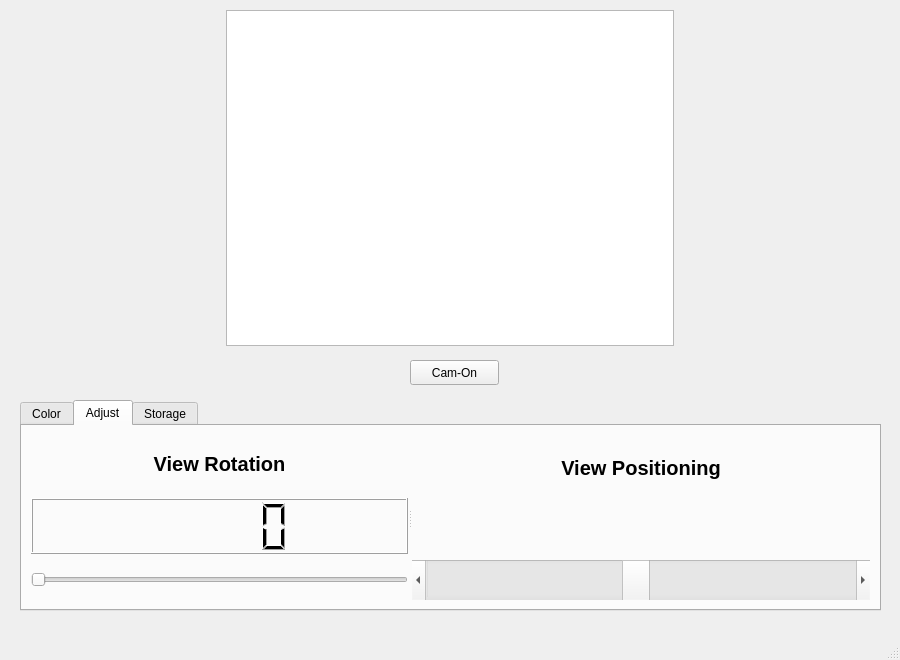
<?xml version="1.0" encoding="UTF-8"?>
<ui version="4.0">
 <class>MainWindow</class>
 <widget class="QMainWindow" name="MainWindow">
  <property name="geometry">
   <rect>
    <x>0</x>
    <y>0</y>
    <width>900</width>
    <height>660</height>
   </rect>
  </property>
  <property name="windowTitle">
   <string>MainWindow</string>
  </property>
  <widget class="QWidget" name="centralwidget">
   <widget class="QGraphicsView" name="graphicsView">
    <property name="geometry">
     <rect>
      <x>226</x>
      <y>10</y>
      <width>448</width>
      <height>336</height>
     </rect>
    </property>
   </widget>
   <widget class="QPushButton" name="btn_cam">
    <property name="geometry">
     <rect>
      <x>410</x>
      <y>360</y>
      <width>89</width>
      <height>25</height>
     </rect>
    </property>
    <property name="text">
     <string>Cam-On</string>
    </property>
   </widget>
   <widget class="QTabWidget" name="tabWidget">
    <property name="geometry">
     <rect>
      <x>20</x>
      <y>400</y>
      <width>861</width>
      <height>211</height>
     </rect>
    </property>
    <property name="currentIndex">
     <number>1</number>
    </property>
    <widget class="QWidget" name="tab_color">
     <attribute name="title">
      <string>Color</string>
     </attribute>
     <widget class="QWidget" name="layoutWidget">
      <property name="geometry">
       <rect>
        <x>10</x>
        <y>40</y>
        <width>801</width>
        <height>102</height>
       </rect>
      </property>
      <layout class="QGridLayout" name="gridLayout">
       <item row="0" column="0">
        <widget class="QPushButton" name="btn_default">
         <property name="minimumSize">
          <size>
           <width>0</width>
           <height>100</height>
          </size>
         </property>
         <property name="font">
          <font>
           <pointsize>11</pointsize>
           <weight>75</weight>
           <italic>true</italic>
           <bold>true</bold>
          </font>
         </property>
         <property name="text">
          <string>Default</string>
         </property>
        </widget>
       </item>
       <item row="0" column="1">
        <widget class="QPushButton" name="btn_red">
         <property name="minimumSize">
          <size>
           <width>0</width>
           <height>100</height>
          </size>
         </property>
         <property name="font">
          <font>
           <pointsize>11</pointsize>
           <weight>75</weight>
           <italic>true</italic>
           <bold>true</bold>
          </font>
         </property>
         <property name="text">
          <string>Red</string>
         </property>
        </widget>
       </item>
       <item row="0" column="2">
        <widget class="QPushButton" name="btn_green">
         <property name="minimumSize">
          <size>
           <width>0</width>
           <height>100</height>
          </size>
         </property>
         <property name="font">
          <font>
           <pointsize>11</pointsize>
           <weight>75</weight>
           <italic>true</italic>
           <bold>true</bold>
          </font>
         </property>
         <property name="text">
          <string>Green</string>
         </property>
        </widget>
       </item>
       <item row="0" column="3">
        <widget class="QPushButton" name="btn_blue">
         <property name="minimumSize">
          <size>
           <width>0</width>
           <height>100</height>
          </size>
         </property>
         <property name="font">
          <font>
           <pointsize>11</pointsize>
           <weight>75</weight>
           <italic>true</italic>
           <bold>true</bold>
          </font>
         </property>
         <property name="text">
          <string>Blue</string>
         </property>
        </widget>
       </item>
       <item row="0" column="4">
        <widget class="QPushButton" name="btn_redgreen">
         <property name="minimumSize">
          <size>
           <width>0</width>
           <height>100</height>
          </size>
         </property>
         <property name="font">
          <font>
           <pointsize>11</pointsize>
           <weight>75</weight>
           <italic>true</italic>
           <bold>true</bold>
          </font>
         </property>
         <property name="text">
          <string>RED+GREEN</string>
         </property>
        </widget>
       </item>
       <item row="0" column="5">
        <widget class="QPushButton" name="btn_redblue">
         <property name="minimumSize">
          <size>
           <width>0</width>
           <height>100</height>
          </size>
         </property>
         <property name="font">
          <font>
           <pointsize>11</pointsize>
           <weight>75</weight>
           <italic>true</italic>
           <bold>true</bold>
          </font>
         </property>
         <property name="text">
          <string>RED+BLUE</string>
         </property>
        </widget>
       </item>
       <item row="0" column="6">
        <widget class="QPushButton" name="btn_greenblue">
         <property name="minimumSize">
          <size>
           <width>0</width>
           <height>100</height>
          </size>
         </property>
         <property name="font">
          <font>
           <pointsize>11</pointsize>
           <weight>75</weight>
           <italic>true</italic>
           <bold>true</bold>
          </font>
         </property>
         <property name="text">
          <string>GREEN+BLUE</string>
         </property>
        </widget>
       </item>
      </layout>
     </widget>
    </widget>
    <widget class="QWidget" name="tab_adjust">
     <attribute name="title">
      <string>Adjust</string>
     </attribute>
     <layout class="QGridLayout" name="gridLayout_2">
      <item row="0" column="0">
       <widget class="QSplitter" name="splitter">
        <property name="orientation">
         <enum>Qt::Horizontal</enum>
        </property>
        <widget class="QWidget" name="">
         <layout class="QVBoxLayout" name="verticalLayout_2">
          <item>
           <widget class="QLabel" name="label">
            <property name="font">
             <font>
              <pointsize>15</pointsize>
              <weight>75</weight>
              <bold>true</bold>
             </font>
            </property>
            <property name="text">
             <string>View Rotation</string>
            </property>
            <property name="alignment">
             <set>Qt::AlignCenter</set>
            </property>
           </widget>
          </item>
          <item>
           <widget class="QLCDNumber" name="lcdNumber"/>
          </item>
          <item>
           <widget class="QSlider" name="horizontalSlider">
            <property name="enabled">
             <bool>true</bool>
            </property>
            <property name="minimumSize">
             <size>
              <width>0</width>
              <height>40</height>
             </size>
            </property>
            <property name="maximum">
             <number>360</number>
            </property>
            <property name="singleStep">
             <number>1</number>
            </property>
            <property name="pageStep">
             <number>10</number>
            </property>
            <property name="orientation">
             <enum>Qt::Horizontal</enum>
            </property>
           </widget>
          </item>
         </layout>
        </widget>
        <widget class="QWidget" name="">
         <layout class="QVBoxLayout" name="verticalLayout">
          <property name="sizeConstraint">
           <enum>QLayout::SetNoConstraint</enum>
          </property>
          <item>
           <widget class="QLabel" name="label_2">
            <property name="font">
             <font>
              <pointsize>15</pointsize>
              <weight>75</weight>
              <bold>true</bold>
             </font>
            </property>
            <property name="layoutDirection">
             <enum>Qt::LeftToRight</enum>
            </property>
            <property name="text">
             <string>View Positioning</string>
            </property>
            <property name="alignment">
             <set>Qt::AlignCenter</set>
            </property>
           </widget>
          </item>
          <item>
           <spacer name="verticalSpacer">
            <property name="orientation">
             <enum>Qt::Vertical</enum>
            </property>
            <property name="sizeType">
             <enum>QSizePolicy::Maximum</enum>
            </property>
            <property name="sizeHint" stdset="0">
             <size>
              <width>20</width>
              <height>54</height>
             </size>
            </property>
           </spacer>
          </item>
          <item>
           <widget class="QScrollBar" name="horizontalScrollBar">
            <property name="minimumSize">
             <size>
              <width>0</width>
              <height>40</height>
             </size>
            </property>
            <property name="minimum">
             <number>10</number>
            </property>
            <property name="maximum">
             <number>432</number>
            </property>
            <property name="singleStep">
             <number>1</number>
            </property>
            <property name="pageStep">
             <number>10</number>
            </property>
            <property name="value">
             <number>216</number>
            </property>
            <property name="orientation">
             <enum>Qt::Horizontal</enum>
            </property>
           </widget>
          </item>
         </layout>
        </widget>
       </widget>
      </item>
     </layout>
    </widget>
    <widget class="QWidget" name="tab_storage">
     <attribute name="title">
      <string>Storage</string>
     </attribute>
     <layout class="QGridLayout" name="gridLayout_3">
      <item row="0" column="0">
       <widget class="QPushButton" name="btn_record">
        <property name="text">
         <string>Record-On</string>
        </property>
       </widget>
      </item>
     </layout>
    </widget>
   </widget>
  </widget>
  <widget class="QStatusBar" name="statusbar"/>
  <widget class="QMenuBar" name="menubar">
   <property name="geometry">
    <rect>
     <x>0</x>
     <y>0</y>
     <width>900</width>
     <height>22</height>
    </rect>
   </property>
  </widget>
 </widget>
 <resources/>
 <connections>
  <connection>
   <sender>horizontalSlider</sender>
   <signal>valueChanged(int)</signal>
   <receiver>lcdNumber</receiver>
   <slot>display(int)</slot>
   <hints>
    <hint type="sourcelabel">
     <x>244</x>
     <y>600</y>
    </hint>
    <hint type="destinationlabel">
     <x>244</x>
     <y>547</y>
    </hint>
   </hints>
  </connection>
 </connections>
</ui>
